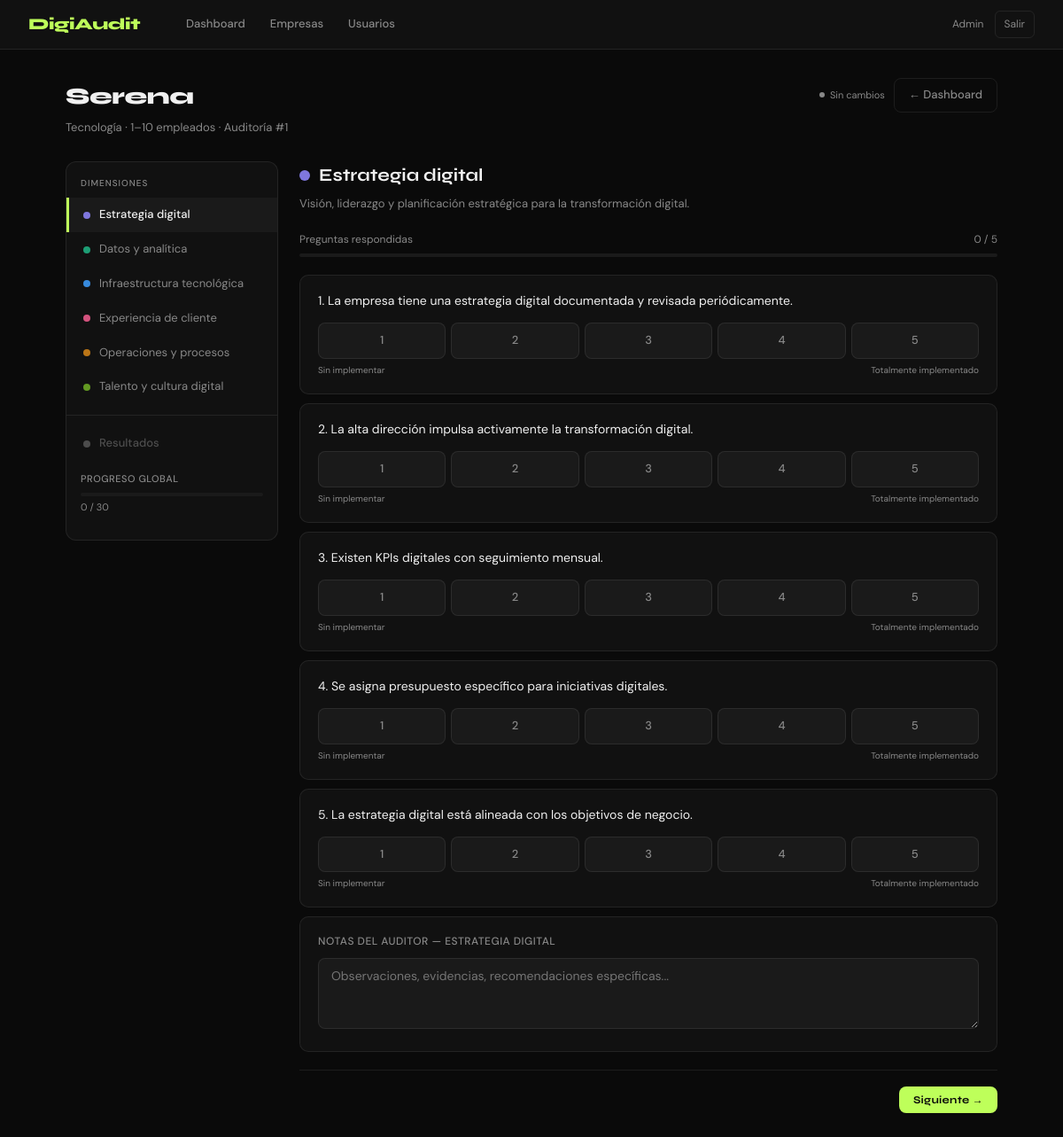
Screenshot of /audit/1 (signed in) with the database file from the repository.
### tables this page shows
CREATE TABLE companies (
            id INTEGER PRIMARY KEY AUTOINCREMENT,
            name TEXT NOT NULL,
            sector TEXT,
            size TEXT,
            contact TEXT,
            created_by INTEGER,
            created_at TEXT DEFAULT CURRENT_TIMESTAMP
        );

CREATE TABLE audits (
            id INTEGER PRIMARY KEY AUTOINCREMENT,
            company_id INTEGER NOT NULL,
            auditor_id INTEGER NOT NULL,
            status TEXT DEFAULT 'in_progress',
            global_score REAL,
            level TEXT,
            scores_json TEXT,
            notes TEXT,
            created_at TEXT DEFAULT CURRENT_TIMESTAMP,
            completed_at TEXT
        );

### app.py (the view)
@app.route('/audit/<int:audit_id>', methods=['GET'])
@login_required
def audit(audit_id):
    db = get_db()
    audit = db.execute('SELECT a.*, c.name as company_name, c.sector, c.size FROM audits a JOIN companies c ON a.company_id=c.id WHERE a.id=?', (audit_id,)).fetchone()
    db.close()
    if not audit:
        return redirect(url_for('dashboard'))
    scores = json.loads(audit['scores_json']) if audit['scores_json'] else {}
    return render_template('audit.html', audit=audit, dims=DIMS, scores=scores)

### app.py (called while the page is built)
def get_db():
    db = sqlite3.connect(DB)
    db.row_factory = sqlite3.Row
    return db

def login_required(f):
    @wraps(f)
    def decorated(*args, **kwargs):
        if 'user_id' not in session:
            return redirect(url_for('login'))
        return f(*args, **kwargs)
    return decorated

### templates/audit.html (shortened to what this page needs)
{% extends 'base.html' %}
{% block content %}
<div class="page-header">
  <div>
    <h1>{{ audit.company_name }}</h1>
    <p>{{ audit.sector }} · {{ audit.size }} · Auditoría #{{ audit.id }}</p>
  </div>
  <div style="display:flex;gap:10px;align-items:center;">
    <span class="autosave"><span class="save-dot" id="save-dot"></span><span id="save-label">Sin cambios</span></span>
    <a href="{{ url_for('dashboard') }}" class="btn btn-ghost">← Dashboard</a>
  </div>
</div>
<div class="audit-layout">
  <div class="sidebar">
    <div class="sidebar-label">Dimensiones</div>
    {% set dim_colors = ['#7F77DD','#1D9E75','#378ADD','#D4537E','#BA7517','#639922'] %}
    {% for d in dims %}
    <div class="dim-item {% if loop.index0 == 0 %}active{% endif %}" onclick="showDim({{ loop.index0 }})" id="si-{{ loop.index0 }}">
      <div class="dot" style="background:{{ dim_colors[loop.index0] }}"></div>
      <span class="dim-name">{{ d.name }}</span>
    </div>
    {% endfor %}
    <div style="margin: 12px 0; border-top: 1px solid var(--border);"></div>
    <div class="dim-item" onclick="showDim(6)" id="si-6" style="{% if audit.status == 'completed' %}{% else %}opacity:0.5;{% endif %}">
      <div class="dot" style="background:#888"></div>
      <span class="dim-name" style="font-weight:500;">Resultados</span>
    </div>
    <div style="padding: 12px 16px;">
      <div style="font-size:11px;color:var(--muted);margin-bottom:6px;text-transform:uppercase;letter-spacing:0.5px;font-weight:500;">Progreso global</div>
      <div class="progress"><div class="progress-fill" id="global-fill" style="width:0%;background:var(--accent);"></div></div>
      <div style="font-size:11px;color:var(--muted);margin-top:4px;" id="global-label">0 / 30</div>
    </div>
  </div>
  <div>
    {% set dim_colors = ['#7F77DD','#1D9E75','#378ADD','#D4537E','#BA7517','#639922'] %}
    {% for d in dims %}
    <div class="dim-panel {% if loop.index0 == 0 %}active{% endif %}" id="panel-{{ loop.index0 }}">
      <div class="dim-header">
        <h2>
          <span style="display:inline-block;width:12px;height:12px;border-radius:50%;background:{{ dim_colors[loop.index0] }};flex-shrink:0;"></span>
          {{ d.name }}
        </h2>
        <p>{{ d.desc }}</p>
      </div>
      <div class="prog-bar-wrap">
        <div class="prog-info"><span>Preguntas respondidas</span><span id="dp-{{ loop.index0 }}">0 / {{ d.questions|length }}</span></div>
        <div class="progress"><div class="progress-fill" id="df-{{ loop.index0 }}" style="width:0%;background:{{ dim_colors[loop.index0] }};"></div></div>
      </div>
      {% for q in d.questions %}
      {% set qi = loop.index0 %}
      {% set di = loop.index0 if loop.index0 == 0 else loop.index0 %}
      <div class="q-card">
        <h4>{{ loop.index }}. {{ q }}</h4>
        <div class="scale" id="scale-{{ loop.index0 }}-{{ qi }}">
          {% for v in [1,2,3,4,5] %}
          <div class="scale-btn {% if scores.get(loop.index0|string + '-' + qi|string) == v %}sel{% endif %}"
               onclick="answer({{ loop.index0 }}, {{ qi }}, {{ v }}, this.parentElement)">{{ v }}</div>
          {% endfor %}
        </div>
        <div class="scale-labels"><span>Sin implementar</span><span>Totalmente implementado</span></div>
      </div>
      {% endfor %}
      <div class="notes-area">
        <label>Notas del auditor — {{ d.name }}</label>
        <textarea id="notes-{{ loop.index0 }}" placeholder="Observaciones, evidencias, recomendaciones específicas..." onchange="scheduleAutoSave()"></textarea>
      </div>
      <div class="nav-btns">
        {% if not loop.last %}
        <button class="btn btn-primary" onclick="showDim({{ loop.index0 + 1 }})">Siguiente →</button>
        {% else %}
        <button class="btn btn-primary" onclick="completeAudit()">Completar auditoría →</button>
        {% endif %}
      </div>
    </div>
    {% endfor %}
  </div>
</div>
{% endblock %}

### templates/base.html (style rules this page uses)
*, *::before, *::after { box-sizing: border-box; margin: 0; padding: 0; }
:root { --bg: #0A0A0A; --surface: #111111; --surface2: #1A1A1A; --border: rgba(255,255,255,0.08); --border2: rgba(255,255,255,0.14); --text: #F0F0F0; --muted: #888; --accent: #BEFF5A; --accent-dark: #0A0A0A; --red: #E24B4A; --amber: #EF9F27; --green: #639922; --purple: #7F77DD; --teal: #1D9E75; --blue: #378ADD; --pink: #D4537E; }
body { font-family: 'DM Sans', sans-serif; background: var(--bg); color: var(--text); min-height: 100vh; font-size: 15px; line-height: 1.6; }
.page-header { margin-bottom: 28px; display: flex; align-items: flex-start; justify-content: space-between; gap: 16px; flex-wrap: wrap; }
.page-header h1 { font-family: 'Syne', sans-serif; font-weight: 800; font-size: 26px; letter-spacing: -0.5px; }
.page-header p { color: var(--muted); font-size: 13px; margin-top: 4px; }
.btn { display: inline-flex; align-items: center; gap: 6px; padding: 8px 16px; border-radius: 8px; font-family: 'DM Sans', sans-serif; font-size: 13px; font-weight: 500; cursor: pointer; text-decoration: none; border: none; transition: all 0.15s; }
.btn-primary { background: var(--accent); color: #0A0A0A; font-family: 'Syne', sans-serif; font-weight: 700; font-size: 12px; letter-spacing: 0.3px; }
.btn-ghost { background: transparent; color: var(--muted); border: 1px solid var(--border); }
.progress { height: 6px; background: var(--surface2); border-radius: 3px; overflow: hidden; }

### templates/audit.html (style rules this page uses)
.audit-layout { display: grid; grid-template-columns: 240px 1fr; gap: 24px; align-items: start; }
.sidebar { background: var(--surface); border: 1px solid var(--border); border-radius: 12px; padding: 16px 0; position: sticky; top: 76px; }
.sidebar-label { font-size: 10px; color: var(--muted); text-transform: uppercase; letter-spacing: 1px; padding: 0 16px 8px; font-weight: 500; }
.dim-item { display: flex; align-items: center; gap: 10px; padding: 9px 16px; cursor: pointer; border-left: 3px solid transparent; transition: all 0.15s; text-decoration: none; }
.dim-item.active { border-left-color: var(--accent); background: var(--surface2); }
.dim-item .dot { width: 8px; height: 8px; border-radius: 50%; flex-shrink: 0; }
.dim-item .dim-name { font-size: 13px; color: var(--muted); flex: 1; }
.dim-item.active .dim-name { color: var(--text); font-weight: 500; }
.dim-panel { display: none; }
.dim-panel.active { display: block; }
.q-card { background: var(--surface); border: 1px solid var(--border); border-radius: 10px; padding: 18px 20px; margin-bottom: 10px; }
.q-card h4 { font-size: 14px; font-weight: 400; line-height: 1.5; margin-bottom: 14px; }
.scale { display: flex; gap: 6px; }
.scale-btn { flex: 1; padding: 9px 4px; border: 1px solid var(--border); border-radius: 8px; font-size: 13px; font-weight: 500; cursor: pointer; text-align: center; background: var(--surface2); color: var(--muted); transition: all 0.12s; font-family: 'DM Sans', sans-serif; }
.scale-labels { display: flex; justify-content: space-between; margin-top: 5px; }
.scale-labels span { font-size: 10px; color: var(--muted); }
.dim-header { margin-bottom: 20px; }
.dim-header h2 { font-family: 'Syne', sans-serif; font-weight: 700; font-size: 20px; display: flex; align-items: center; gap: 10px; }
.dim-header p { font-size: 13px; color: var(--muted); margin-top: 6px; }
.prog-bar-wrap { margin-bottom: 20px; }
.prog-info { display: flex; justify-content: space-between; font-size: 12px; color: var(--muted); margin-bottom: 6px; }
.progress { height: 4px; }
.nav-btns { display: flex; justify-content: space-between; align-items: center; margin-top: 20px; padding-top: 18px; border-top: 1px solid var(--border); }
.autosave { font-size: 11px; color: var(--muted); display: flex; align-items: center; gap: 6px; }
.save-dot { width: 6px; height: 6px; border-radius: 50%; background: var(--muted); }
.notes-area { background: var(--surface); border: 1px solid var(--border); border-radius: 10px; padding: 18px 20px; margin-bottom: 10px; }
.notes-area label { display: block; font-size: 12px; color: var(--muted); font-weight: 500; text-transform: uppercase; letter-spacing: 0.5px; margin-bottom: 8px; }
.notes-area textarea { width: 100%; background: var(--surface2); border: 1px solid var(--border); border-radius: 8px; padding: 10px 14px; color: var(--text); font-family: 'DM Sans', sans-serif; font-size: 14px; resize: vertical; min-height: 80px; transition: border-color 0.15s; }

### rows the page displays
companies: company_name "Serena", sector "Tecnología", size "1–10 empleados"
audits: id "1"

### other values shown
{{ session.user_name }} "Admin"
{{ d.name }} "Estrategia digital" "Datos y analítica" "Infraestructura tecnológica" "Experiencia de cliente" "Operaciones y procesos" "Talento y cultura digital"
{{ d.name }} "Estrategia digital"
{{ d.desc }} "Visión, liderazgo y planificación estratégica para la transformación digital."
{{ q }} "La empresa tiene una estrategia digital documentada y revisada periódicamente." "La alta dirección impulsa activamente la transformación digital." "Existen KPIs digitales con seguimiento mensual." "Se asigna presupuesto específico para iniciativas digitales." "La estrategia digital está alineada con los objetivos de negocio."
{{ v }} "1" "2" "3" "4" "5" "1" "2" "3" "4" "5" "1" "2" "3" "4" "5" "1" "2" "3" "4" "5" "1" "2" "3" "4" "5"
{{ d.name }} "ESTRATEGIA DIGITAL"
